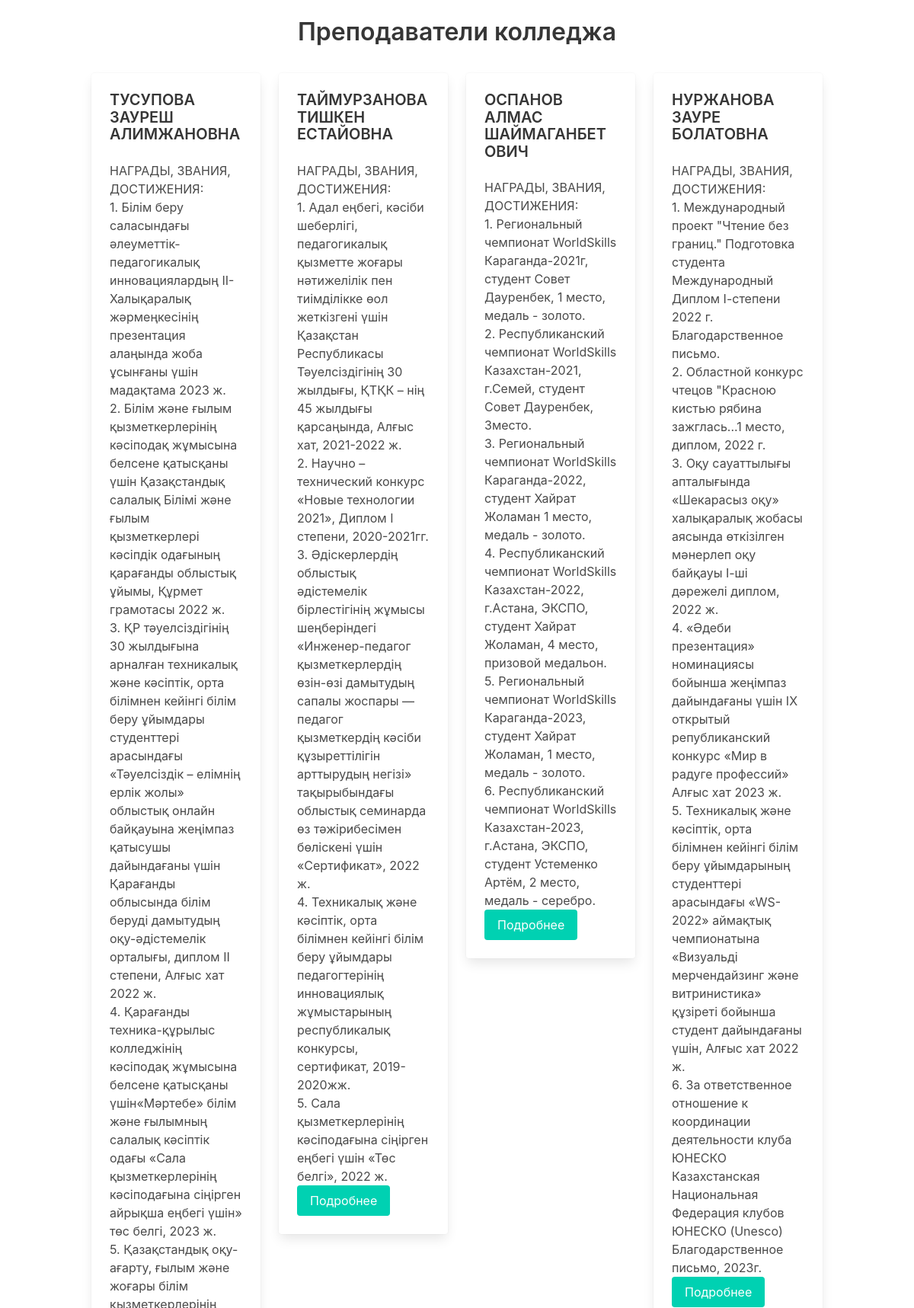
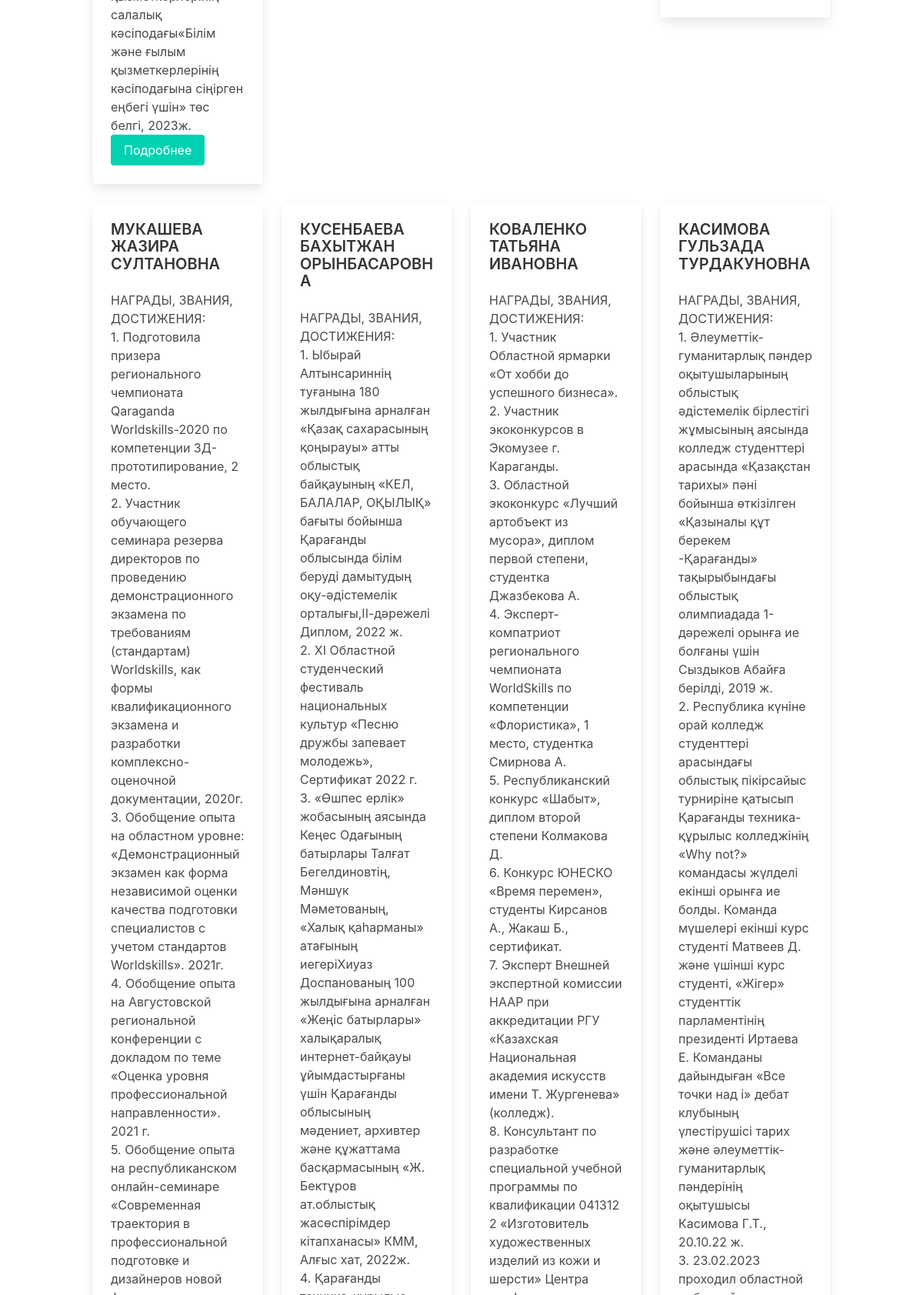
Page /pages/teachers.php (upper part) on the committed database (2 pictures, top to bottom).
### tables this page shows
CREATE TABLE `teachers` (
  `id` int NOT NULL,
  `name` varchar(255) NOT NULL,
  `description` text NOT NULL,
  `created_at` timestamp NULL DEFAULT CURRENT_TIMESTAMP,
  `updated_at` timestamp NULL DEFAULT CURRENT_TIMESTAMP ON UPDATE CURRENT_TIMESTAMP,
  `education` text,
  `works_in_college` varchar(255) NOT NULL,
  `position` varchar(255) NOT NULL,
  `image` varchar(255) NOT NULL
);

### pages/teachers.php (the view, shortened to what this page needs)
<?php
include '../config.php';
$query_teachers = "SELECT * FROM teachers ORDER BY created_at DESC";
$result_teachers = mysqli_query($conn, $query_teachers);
?>
<!DOCTYPE html>
<html lang="ru">
<head>
    <link href="https://cdn.jsdelivr.net/npm/bulma@0.9.3/css/bulma.min.css" rel="stylesheet">
</head>
<body>
    <div class="container">
        <h1 class="title has-text-centered mt-5">Преподаватели колледжа</h1>
        <div class="columns is-multiline mt-5">
            <?php while ($teacher = mysqli_fetch_assoc($result_teachers)): ?>
                <div class="column is-one-quarter">
                    <div class="card">
                        <div class="card-content">
                            <h3 class="title is-5"><?= htmlspecialchars($teacher['name']) ?></h3>
                            <p><?= nl2br(htmlspecialchars($teacher['description'])) ?></p>
                            <a href="../details/teacher_detail.php?id=<?= $teacher['id'] ?>" class="button is-primary">Подробнее</a>
                        </div>
                    </div>
                </div>
            <?php endwhile; ?>
        </div>
    </div>
</body>
</html>

### rows in the picture
teachers: name "ТУСУПОВА ЗАУРЕШ АЛИМЖАНОВНА", description "НАГРАДЫ, ЗВАНИЯ, ДОСТИЖЕНИЯ: 1. Білім беру саласындағы әлеуметтік-педагогикалық инновациялардың ІІ-Халықаралық жәрмеңкесінің презентация алаңында жоба ұсынғаны үшін мадақтама 2023 ж. 2. Білім және ғылым қызметкерлерінің кәсіподақ жұмысына белсене қатысқаны үшін Қазақстандық салалық Білімі және ғылым қызметкерлері кәсіпдік одағының қарағанды облыстық ұйымы, Құрмет грамотасы 2022 ж. 3. ҚР тәуелсіздігінің 30 жылдығына арналған техникалық және кәсіптік, орта білімнен кейінгі білім беру ұйымдары студенттері арасындағы «Тәуелсіздік – елімнің ерлік жолы» облыстық онлайн байқауына жеңімпаз қатысушы дайындағаны үшін Қарағанды облысында білім беруді дамытудың оқу-әдістемелік орталығы, диплом ІІ…"
teachers: name "ТАЙМУРЗАНОВА ТИШКЕН ЕСТАЙОВНА", description "НАГРАДЫ, ЗВАНИЯ, ДОСТИЖЕНИЯ: 1. Адал еңбегі, кәсіби шеберлігі, педагогикалық қызметте жоғары нәтижелілік пен тиімділікке өол жеткізгені үшін Қазақстан Республикасы Тәуелсіздігінің 30 жылдығы, ҚТҚК – нің 45 жылдығы қарсаңында, Алғыс хат, 2021-2022 ж. 2. Научно – технический конкурс «Новые технологии 2021», Диплом I степени, 2020-2021гг. 3. Әдіскерлердің облыстық әдістемелік бірлестігінің жұмысы шеңберіндегі «Инженер-педагог қызметкерлердің өзін-өзі дамытудың сапалы жоспары — педагог қызметкердің кәсіби құзыреттілігін арттырудың негізі» тақырыбындағы облыстық семинарда өз тәжірибесімен бөліскені үшін «Сертификат», 2022 ж. 4. Техникалық және кәсіптік, орта білімнен кейінгі білім беру ұйымдары…"
teachers: name "ОСПАНОВ АЛМАС ШАЙМАГАНБЕТОВИЧ", description "НАГРАДЫ, ЗВАНИЯ, ДОСТИЖЕНИЯ: 1. Региональный чемпионат WorldSkills Караганда-2021г, студент Совет Дауренбек, 1 место, медаль - золото. 2. Республиканский чемпионат WorldSkills Казахстан-2021, г.Семей, студент Совет Дауренбек, 3место. 3. Региональный чемпионат WorldSkills Караганда-2022, студент Хайрат Жоламан 1 место, медаль - золото. 4. Республиканский чемпионат WorldSkills Казахстан-2022, г.Астана, ЭКСПО, студент Хайрат Жоламан, 4 место, призовой медальон. 5. Региональный чемпионат WorldSkills Караганда-2023, студент Хайрат Жоламан, 1 место, медаль - золото. 6. Республиканский чемпионат WorldSkills Казахстан-2023, г.Астана, ЭКСПО, студент Устеменко Артём, 2 место, медаль - серебро."
teachers: name "НУРЖАНОВА ЗАУРЕ БОЛАТОВНА", description "НАГРАДЫ, ЗВАНИЯ, ДОСТИЖЕНИЯ: 1. Международный проект \"Чтение без границ.\" Подготовка студента Международный Диплом І-степени 2022 г. Благодарственное письмо. 2. Областной конкурс чтецов \"Красною кистью рябина зажглась...1 место, диплом, 2022 г. 3. Оқу сауаттылығы апталығында «Шекарасыз оқу» халықаралық жобасы аясында өткізілген мәнерлеп оқу байқауы І-ші дәрежелі диплом, 2022 ж. 4. «Әдеби презентация» номинациясы бойынша жеңімпаз дайындағаны үшін ІХ открытый републиканский конкурс «Мир в радуге профессий» Алғыс хат 2023 ж. 5. Техникалық және кәсіптік, орта білімнен кейінгі білім беру ұйымдарының студенттері арасындағы «WS-2022» аймақтық чемпионатына «Визуальді мерчендайзинг және…"
teachers: name "МУКАШЕВА ЖАЗИРА СУЛТАНОВНА", description "НАГРАДЫ, ЗВАНИЯ, ДОСТИЖЕНИЯ: 1. Подготовила призера регионального чемпионата Qaraganda Worldskills-2020 по компетенции 3Д-прототипирование, 2 место. 2. Участник обучающего семинара резерва директоров по проведению демонстрационного экзамена по требованиям (стандартам) Worldskills, как формы квалификационного экзамена и разработки комплексно-оценочной документации, 2020г. 3. Обобщение опыта на областном уровне: «Демонстрационный экзамен как форма независимой оценки качества подготовки специалистов с учетом стандартов Worldskills». 2021г. 4. Обобщение опыта на Августовской региональной конференции с докладом по теме «Оценка уровня профессиональной направленности». 2021 г."
teachers: name "КУСЕНБАЕВА БАХЫТЖАН ОРЫНБАСАРОВНА", description "НАГРАДЫ, ЗВАНИЯ, ДОСТИЖЕНИЯ: 1. Ыбырай Алтынсариннің туғанына 180 жылдығына арналған «Қазақ сахарасының қоңырауы» атты облыстық байқауының «КЕЛ, БАЛАЛАР, ОҚЫЛЫҚ» бағыты бойынша Қарағанды облысында білім беруді дамытудың оқу-әдістемелік орталығы,ІІ-дәрежелі Диплом, 2022 ж. 2. ХІ Областной студенческий фестиваль национальных культур «Песню дружбы запевает молодежь», Сертификат 2022 г. 3. «Өшпес ерлік» жобасының аясында Кеңес Одағының батырлары Талғат Бегелдиновтің, Мәншүк Мәметованың, «Халық қаһарманы» атағының иегеріХиуаз Доспанованың 100 жылдығына арналған «Жеңіс батырлары» халықаралық интернет-байқауы ұйымдастырғаны үшін Қарағанды облысының мәдениет, архивтер және құжаттама басқармасының…"
teachers: name "КОВАЛЕНКО ТАТЬЯНА ИВАНОВНА", description "НАГРАДЫ, ЗВАНИЯ, ДОСТИЖЕНИЯ: 1. Участник Областной ярмарки «От хобби до успешного бизнеса». 2. Участник экоконкурсов в Экомузее г. Караганды. 3. Областной экоконкурс «Лучший артобъект из мусора», диплом первой степени, студентка Джазбекова А. 4. Эксперт-компатриот регионального чемпионата WorldSkills по компетенции «Флористика», 1 место, студентка Смирнова А. 5. Республиканский конкурс «Шабыт», диплом второй степени Колмакова Д. 6. Конкурс ЮНЕСКО «Время перемен», студенты Кирсанов А., Жакаш Б., сертификат. 7. Эксперт Внешней экспертной комиссии НААР при аккредитации РГУ «Казахская Национальная академия искусств имени Т. Жургенева» (колледж)."
teachers: name "КАСИМОВА ГУЛЬЗАДА ТУРДАКУНОВНА", description "НАГРАДЫ, ЗВАНИЯ, ДОСТИЖЕНИЯ: 1. Әлеуметтік-гуманитарлық пәндер оқытушыларының облыстық әдістемелік бірлестігі жұмысының аясында колледж студенттері арасында «Қазақстан тарихы» пәні бойынша өткізілген «Қазыналы құт берекем -Қарағанды» тақырыбындағы облыстық олимпиадада 1-дәрежелі орынға ие болғаны үшін Сыздыков Абайға берілді, 2019 ж. 2. Республика күніне орай колледж студенттері арасындағы облыстық пікірсайыс турниріне қатысып Қарағанды техника-құрылыс колледжінің «Why not?» командасы жүлделі екінші орынға ие болды. Команда мүшелері екінші курс студенті Матвеев Д. және үшінші курс студенті, «Жігер» студенттік парламентінің президенті Иртаева Е. Команданы дайындыған «Все точки над i» дебат…"
